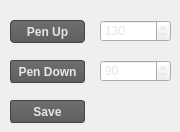
       <widget class="QWidget" name="tabPen">
        <attribute name="title">
         <string>Pen</string>
        </attribute>
        <widget class="QPushButton" name="btnPenUp">
         <property name="geometry">
          <rect>
           <x>10</x>
           <y>20</y>
           <width>75</width>
           <height>23</height>
          </rect>
         </property>
         <property name="font">
          <font>
           <family>Arial</family>
           <weight>75</weight>
           <bold>true</bold>
          </font>
         </property>
         <property name="styleSheet">
          <string notr="true"> QPushButton {
	 color: rgb(230,230,230);
     border: 1px solid rgb(67,67,67);
     border-radius: 4px;
	 background-color: qlineargradient(x1:0,y1:0,x2:0,y2:1,stop:0 #6E6E6E,stop:1 #5F5F5F);
 }

 QPushButton::hover {
	 color: rgb(231,231,231);
	 background-color: qlineargradient(x1:0,y1:0,x2:0,y2:1,stop:0 #858585,stop:1 #787878);
 }

 QPushButton:pressed {
	 color: rgb(231,231,231);
	 background-color: qlineargradient(x1:0,y1:0,x2:0,y2:1,stop:0 #646464,stop:0.7 #828282,stop:1 #6E6E6E);
 }

</string>
         </property>
         <property name="text">
          <string>Pen Up</string>
         </property>
        </widget>
        <widget class="QPushButton" name="btnPenDown">
         <property name="geometry">
          <rect>
           <x>10</x>
           <y>60</y>
           <width>75</width>
           <height>23</height>
          </rect>
         </property>
         <property name="font">
          <font>
           <family>Arial</family>
           <weight>75</weight>
           <bold>true</bold>
          </font>
         </property>
         <property name="styleSheet">
          <string notr="true"> QPushButton {
	 color: rgb(230,230,230);
     border: 1px solid rgb(67,67,67);
     border-radius: 3px;
	 background-color: qlineargradient(x1:0,y1:0,x2:0,y2:1,stop:0 #6E6E6E,stop:1 #5F5F5F);
 }

 QPushButton::hover {
	 color: rgb(231,231,231);
	 background-color: qlineargradient(x1:0,y1:0,x2:0,y2:1,stop:0 #858585,stop:1 #787878);
 }

 QPushButton:pressed {
	 color: rgb(231,231,231);
	 background-color: qlineargradient(x1:0,y1:0,x2:0,y2:1,stop:0 #646464,stop:0.7 #828282,stop:1 #6E6E6E);
 }

</string>
         </property>
         <property name="text">
          <string>Pen Down</string>
         </property>
        </widget>
        <widget class="QSpinBox" name="penUpSpin">
         <property name="geometry">
          <rect>
           <x>100</x>
           <y>20</y>
           <width>71</width>
           <height>22</height>
          </rect>
         </property>
         <property name="styleSheet">
          <string notr="true">color: rgb(230,230,230)</string>
         </property>
         <property name="maximum">
          <number>180</number>
         </property>
         <property name="value">
          <number>130</number>
         </property>
        </widget>
        <widget class="QSpinBox" name="penDownSpin">
         <property name="geometry">
          <rect>
           <x>100</x>
           <y>60</y>
           <width>71</width>
           <height>22</height>
          </rect>
         </property>
         <property name="styleSheet">
          <string notr="true">color: rgb(230,230,230);</string>
         </property>
         <property name="maximum">
          <number>180</number>
         </property>
         <property name="value">
          <number>90</number>
         </property>
        </widget>
        <widget class="QPushButton" name="btnSavePos">
         <property name="geometry">
          <rect>
           <x>10</x>
           <y>100</y>
           <width>75</width>
           <height>23</height>
          </rect>
         </property>
         <property name="font">
          <font>
           <family>Arial</family>
           <weight>75</weight>
           <bold>true</bold>
          </font>
         </property>
         <property name="styleSheet">
          <string notr="true"> QPushButton {
	 color: rgb(230,230,230);
     border: 1px solid rgb(67,67,67);
     border-radius: 3px;
	 background-color: qlineargradient(x1:0,y1:0,x2:0,y2:1,stop:0 #6E6E6E,stop:1 #5F5F5F);
 }

 QPushButton::hover {
	 color: rgb(231,231,231);
	 background-color: qlineargradient(x1:0,y1:0,x2:0,y2:1,stop:0 #858585,stop:1 #787878);
 }

 QPushButton:pressed {
	 color: rgb(231,231,231);
	 background-color: qlineargradient(x1:0,y1:0,x2:0,y2:1,stop:0 #646464,stop:0.7 #828282,stop:1 #6E6E6E);
 }

</string>
         </property>
         <property name="text">
          <string>Save</string>
         </property>
        </widget>
       </widget>
